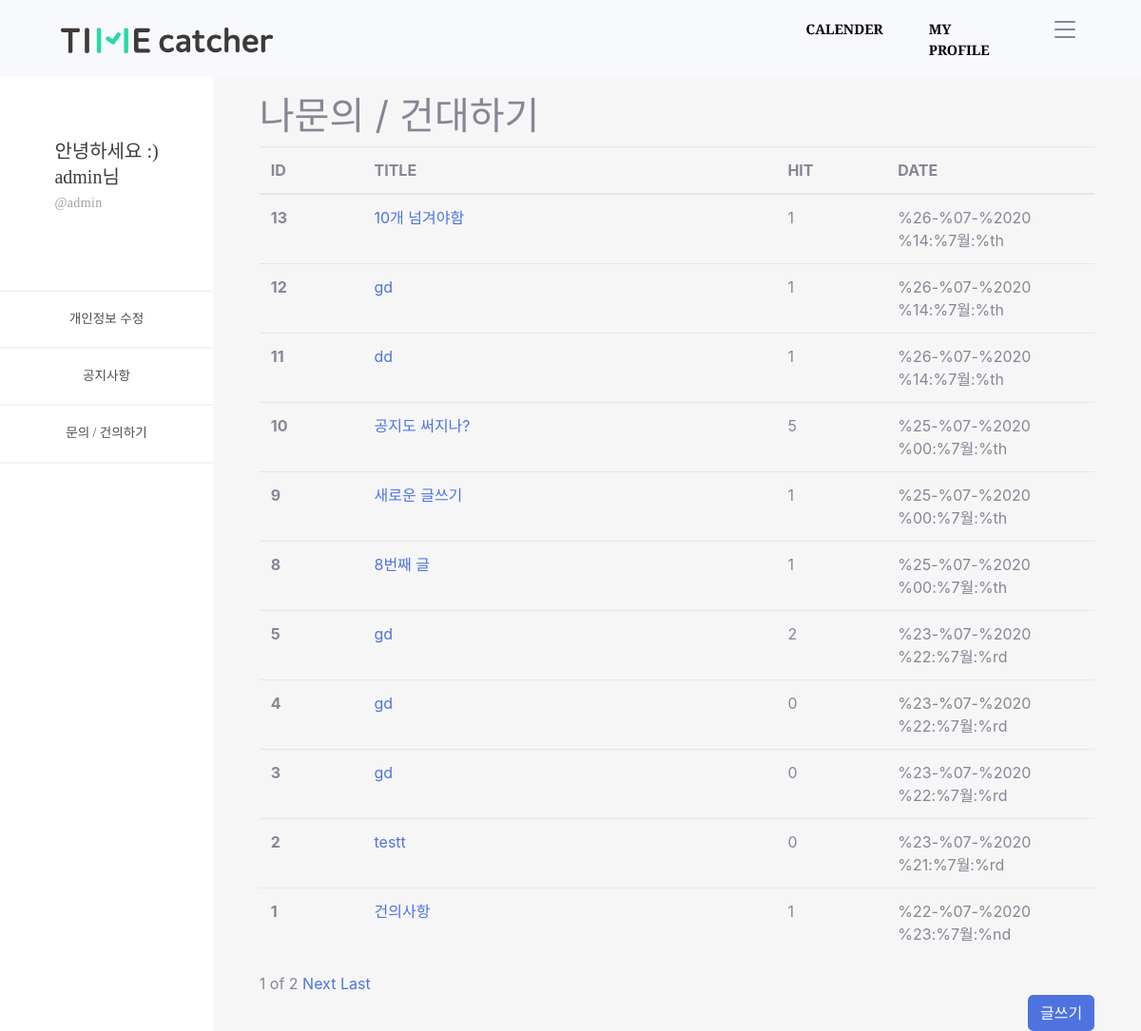
/timeApp/customer/ (signed in), run on an earlier commit of the app's database.
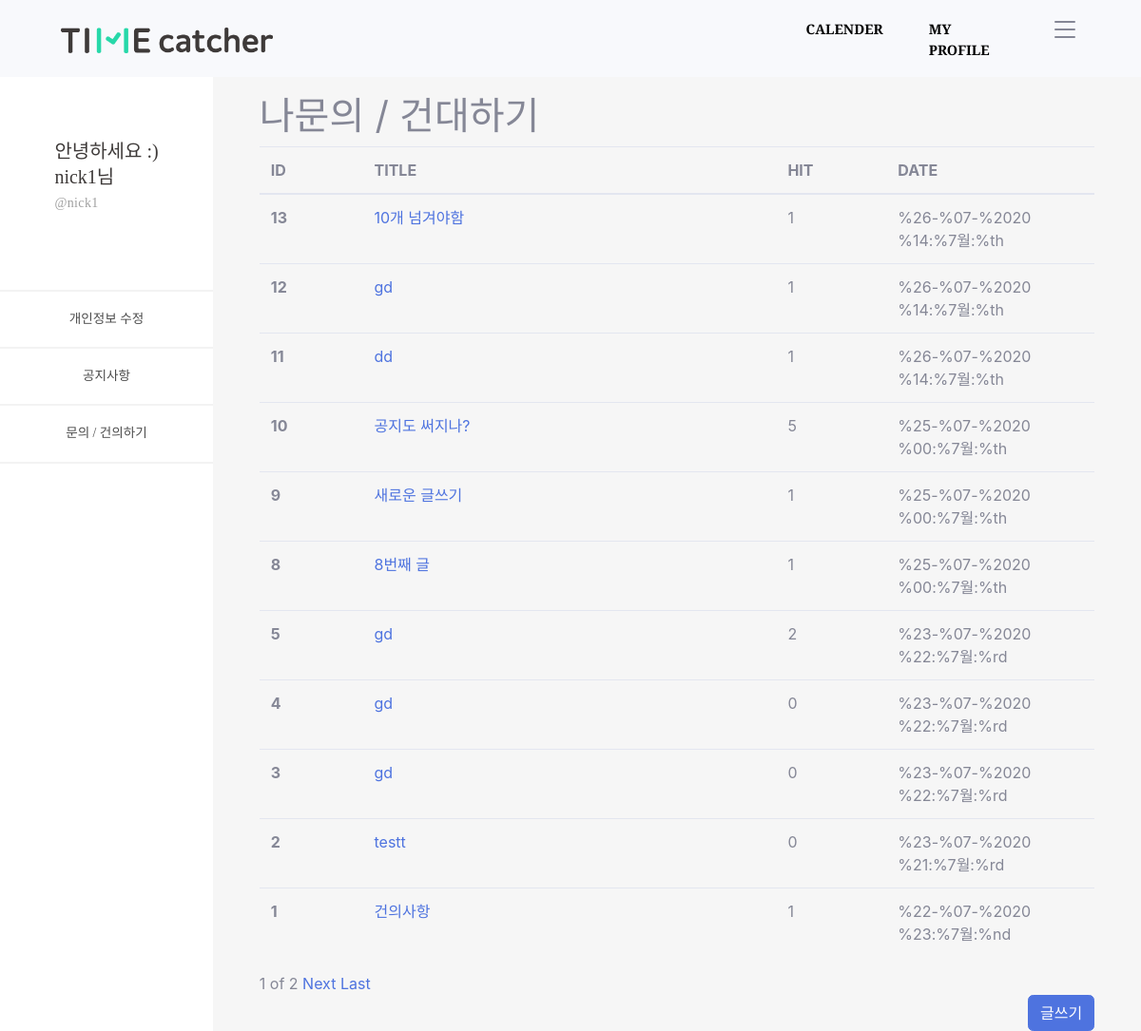
And on a later commit of the database.
### timeUser/models.py (models this page shows, shortened)
class Profile(models.Model):
    class Meta:
        verbose_name = 'Profile'
        verbose_name_plural = 'Profile'
    objects = models.Manager()
    user = models.OneToOneField(User, on_delete=models.CASCADE)
    nick = models.CharField(verbose_name='NickName', max_length=50, null=True, blank=True)
    birth_date = models.DateTimeField(null=True, blank=True)
    plan = models.IntegerField(default=0, null=True, blank=True)

### timeApp/views.py (the view)
# urls.py: path('customer/', views.customer, name='customer'),
def customer(request):
    customers = Customer.objects.all().order_by('-id')
    paginator = Paginator(customers,10)
    page = request.GET.get('page')
    customers_posts = paginator.get_page(page)
    conn_user = request.user
    conn_profile = Profile.objects.get(user=conn_user)
    context = {
        'id' : conn_user.username,
        'nick' : conn_profile.nick,
        'customers' : customers,
        'customers_posts' : customers_posts,
    }
    return render(request, 'customer.html', context=context)

### timeApp/templates/customer.html (shortened to what this page needs)
{% extends 'base_side.html' %}
{% load static %}
{% block content_side %}
<div id="content-wrapper" style="background-color: #f6f6f6;" class="d-flex justify-content-center">
  <div class="cantrion" style="margin-top: 10%; width: 90%;">
    <h1>나문의 / 건대하기</h1>
    <table class="table">
      <thead>
        <colgroup>
          <col style="width: 5%;">
          <col style="width: 20%;">
          <col style="width: 5%;">
          <col style="width: 10%;">
        </colgroup>
        <tr>
          <th scope="col">ID</th>
          <th scope="col">TITLE</th>
          <th scope="col">HIT</th>
          <th scope="col">DATE</th>
        </tr>
      </thead>
      <tbody>
        {% for customer in customers.all %}
        <tr>
          <th scope="row">{{ customer.id }}</th>
          <td><a href="{% url 'customer_detail' customer.id %}">{{ customer.c_title }}</a></td>
          <td>{{ customer.c_hit }}</td>
          <td>{{ customer.c_input_date }}</td>
        </tr>
        {% endfor %}
      </tbody>
    </table>
      <span>{{customers_posts.number}}</span>
      <span>of</span>
      <span>{{customers_posts.paginator.num_pages}}</span>
      {%if customers_posts.has_next%}
      <a href="?page={{customers_posts.next_page_number}}">Next</a>
      <a href="?page={{customers_posts.paginator.num_pages}}">Last</a>
      {%endif%}
    <div class="d-flex justify-content-end">
      <a href="{% url 'customer_create' %}" class="btn btn-primary">글쓰기</a>
    </div>
  </div>
</div>
{% endblock %}

### timeProject/templates/base_side.html
{% extends 'base.html' %}
{% load static %}
{% block content %}
<div id="wrapper">
  <ul class="navbar-nav sidebar sidebar-dark accordion" id="accordionSidebar">
    <li class="nav-item active d-flex justify-content-center" style="margin-top: 65%; margin-bottom: 35%;">
      <div class="text-left">
        <a
          style="font-family: SDGtNeobUni-gEb; font-size: 20px; font-weight: normal; font-stretch: normal; font-style: normal; line-height: 1.35; letter-spacing: normal; text-align: left; color: #3e3a39;">안녕하세요
          :)</a>
        <br>
        <a
          style="font-family: SDGtNeobUni-gEb; font-size: 20px; font-weight: normal; font-stretch: normal; font-style: normal; line-height: 1.35; letter-spacing: normal; text-align: left; color: #3e3a39;">{{ nick }}님</a>
        <br>
        <a
          style=" font-family: SDGtNeobUni-bLt; font-size: 14px; font-weight: normal; font-stretch: normal; font-style: normal; line-height: 1.93; letter-spacing: normal; text-align: left; color: #a0a0a0; letter-spacing: 0.38px;">@{{ nick }}</a>
      </div>
    </li>
    <a>
      <hr style="border: solid 1px #f3f3f3;" class="mb-0 mt-0"></a>
    <li class="nav-item active">
      <a class="nav-link" href="{% url 'profile_update' %}" style="font-family: SDGtNeobUni-bLt;
              font-size: 14px;
              font-weight: normal;
              font-stretch: normal;
              font-style: normal;
              line-height: 1.93;
              letter-spacing: normal;
              text-align: left;
              color: #4c4c4c;">
        <span class="d-flex align-items-center justify-content-center">개인정보 수정</span></a>
    </li>
    <a>
      <hr style="border: solid 1px #f3f3f3;" class="mb-0 mt-0"></a>
    <li class="nav-item active">
      <a class="nav-link" href="{% url 'notices' %}" style="font-family: SDGtNeobUni-bLt;
              font-size: 14px;
              font-weight: normal;
              font-stretch: normal;
              font-style: normal;
              line-height: 1.93;
              letter-spacing: normal;
              text-align: left;
              color: #4c4c4c;">
        <span class="d-flex align-items-center justify-content-center">공지사항</span></a>
    </li>
    <a>
      <hr style="border: solid 1px #f3f3f3;" class="mb-0 mt-0"></a>
    <li class="nav-item active">
      <a class="nav-link" href="{% url 'customer' %}" style="font-family: SDGtNeobUni-bLt;
              font-size: 14px;
              font-weight: normal;
              font-stretch: normal;
              font-style: normal;
              line-height: 1.93;
              letter-spacing: normal;
              text-align: left;
              color: #4c4c4c;">
        <span class="d-flex align-items-center justify-content-center">문의 / 건의하기</span></a>
    </li>
    <a>
      <hr style="border: solid 1px #f3f3f3;" class="mb-0 mt-0"></a>
  </ul>
  {% block content_side %}
  {% endblock %}
</div>
{% endblock %}

What changed in the data, as far as the page shows it:
changed Profile: nick "admin" → "nick1"
